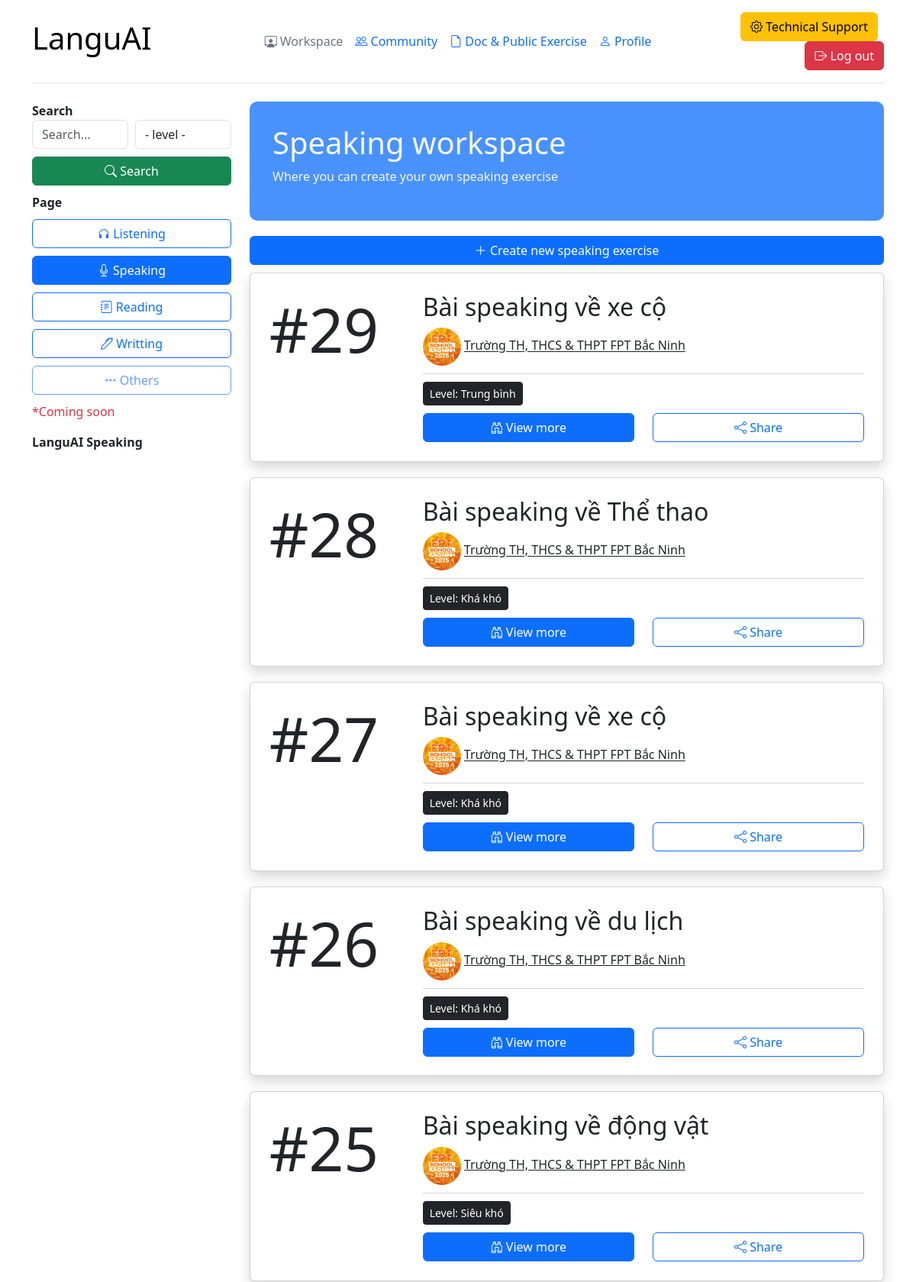
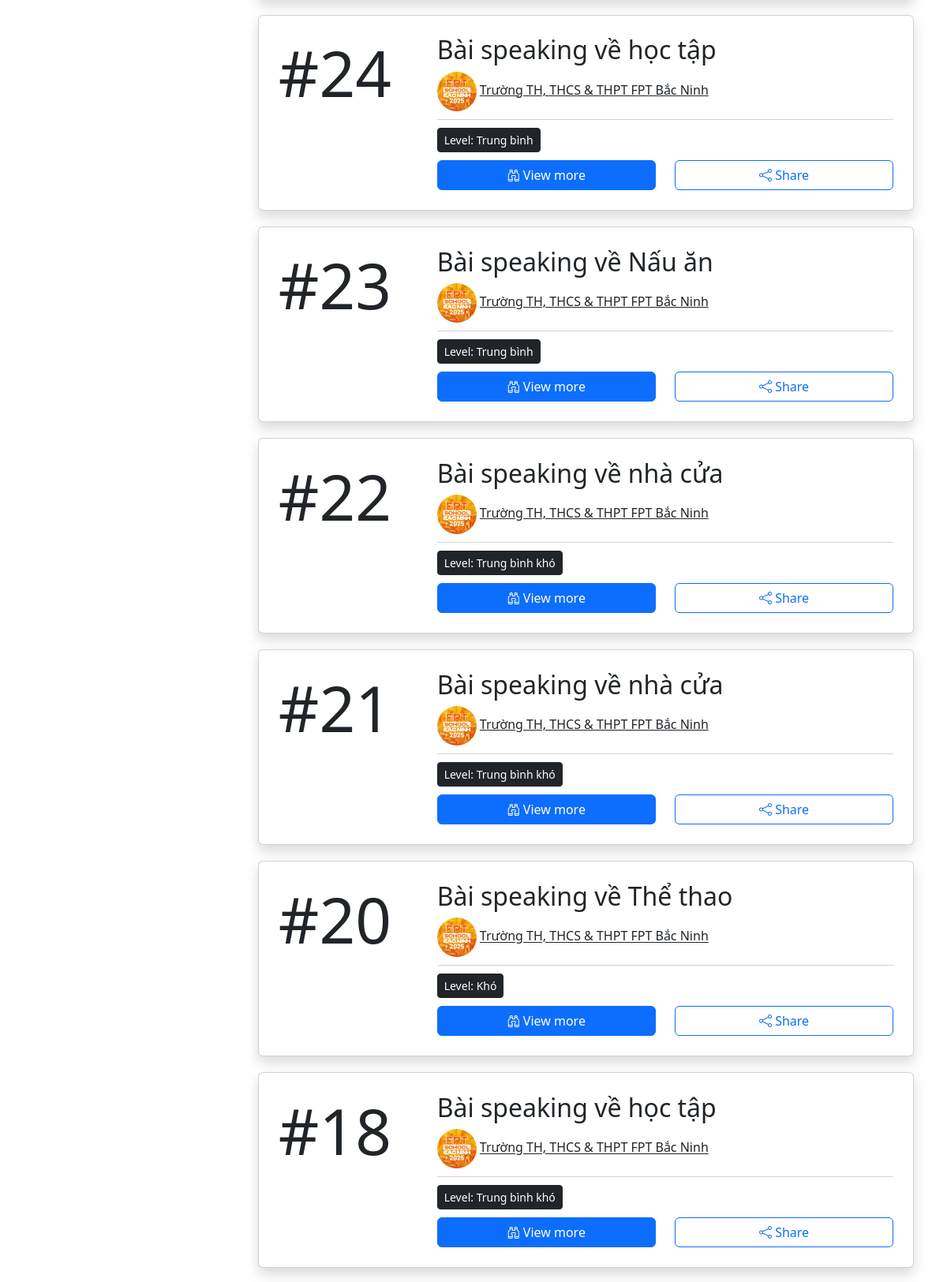
/workspace/speaking/scripts/ (signed in, upper part), run on the app's committed database (2 pictures, top to bottom).
### tin_hoc_tre/models.py (models this page shows)
class Speaking_scripts(models.Model):
    title = models.TextField()
    description = models.TextField()
    speaker_script = models.FileField(
        upload_to="speaking/speaker/scripts/", null=True)
    speaker_script_AI = models.TextField(null=True)
    theme = models.TextField()
    image = models.ImageField(upload_to="speaking/image/", null=True)
    status = models.TextField()
    level = models.ForeignKey(
        Level, on_delete=models.CASCADE, related_name="level_speaking_scripts_result")
    user = models.ForeignKey(
        Bio, on_delete=models.CASCADE, related_name="speaking_scripts_user")

class Bio(models.Model):
    user = models.ForeignKey(
        User, on_delete=models.CASCADE, related_name="Bio_user")
    avatar = models.ImageField(upload_to="avatar/", null=True)
    thumbnail = models.ImageField(upload_to="thumbnail/", null=True)
    speaking_score = models.FloatField()
    writing_score = models.FloatField()
    listening_score = models.FloatField()
    reading_score = models.FloatField()
    grammar_score = models.FloatField()
    avg_score = models.FloatField()
    title = models.TextField()

class Level(models.Model):
    name = models.TextField()
    point = models.FloatField()
    gift_point = models.FloatField()

### tin_hoc_tre/views.py (the view)
# urls.py: path("workspace/speaking/scripts/", views.my_speaking_scripts_workspace,
def my_speaking_scripts_workspace(request):
    if request.user.is_authenticated:
        bio = Bio.objects.filter(user=request.user).first()
        level = Level.objects.all()
        if request.method == "GET":
            search = request.GET.get("search")
            sub = request.GET.get("topic")
            if not search and not sub:
                post = Speaking_scripts.objects.filter(user=bio).all()
            elif search and sub:
                sub = Level.objects.filter(id=sub).first()
                post = Speaking_scripts.objects.filter(
                    Q(description__icontains=search), Q(title__icontains=search), level=sub, user=bio).all()
            elif search and not sub:
                post = Speaking_scripts.objects.filter(
                    Q(description__icontains=search), Q(title__icontains=search), user=bio).all()
            else:
                sub = Level.objects.filter(id=sub).first()
                post = Speaking_scripts.objects.filter(
                    level=sub, user=bio).all()
        else:
            post = Speaking_scripts.objects.filter(user=bio).all()
        context = {"bio": bio, "posts": post[::-1], 'subjects': level}
    else:
        return redirect("check")
    return render(request, "speaking/workspace.html", context=context)

### tin_hoc_tre/templates/speaking/workspace.html (shortened to what this page needs)
<!DOCTYPE html>
<html lang="en">
<head>
    <link rel="stylesheet" href="https://cdnjs.cloudflare.com/ajax/libs/bootstrap-icons/1.11.3/font/bootstrap-icons.min.css" />
    <link href="https://cdn.jsdelivr.net/npm/bootstrap@5.3.3/dist/css/bootstrap.min.css" rel="stylesheet">
</head>
<body>
    <div class="container">
        <header class="d-flex flex-wrap align-items-center justify-content-center justify-content-md-between py-3 mb-4 border-bottom">
          <div class="col-md-3 mb-2 mb-md-0">
            <a href="/" class="d-inline-flex link-body-emphasis text-decoration-none">
              <h1>LanguAI</h1>
            </a>
          </div>
          <ul class="nav col-12 col-md-auto mb-2 justify-content-center mb-md-0">
            {% if c2 != True %}
            <li><a href="{% url 'my_listening_workspace' %}" class="nav-link px-2 link-secondary"><i class="bi bi-person-workspace"></i> Workspace</a></li>
            <li><a href="{% url 'post_view' %}" class="nav-link px-2"><i class="bi bi-people"></i> Community</a></li>
            <li><a href="{% url 'document_list_view' %}" class="nav-link px-2"><i class="bi bi-file-earmark"></i> Doc & Public Exercise</a></li>
            <li><a href="{% url 'my_profile' %}" class="nav-link px-2"><i class="bi bi-person"></i> Profile</a></li>
            {% endif %}
          </ul>
          <div class="col-md-3 text-end">
            <button type="button" class="btn btn-warning me-2"><i class="bi bi-gear"></i> Technical Support</button>
            <a href="{% url 'log_out' %}" type="button" class="btn btn-danger"><i class="bi bi-box-arrow-right"></i> Log out</a>
          </div>
        </header>
        <section style="margin-top: 20px;">
            <div class="row">
                <div class="col-lg-3">
                    <b>Search</b>
                    <form style="margin-bottom: 10px;">
                        <div class="row">
                            <div class="col-lg" style="margin-right: -15px;">
                                <input placeholder="Search..." type="text" name="search" class="form-control w-100">
                            </div>
                            <div class="col-lg">
                                <select class="form-control w-100" style="margin-right: 10px;" name="topic">
                                    <option value="">- level -</option>
                                  </select>
                            </div>
                        </div>
                        <div class="row" style="margin-top: 10px;">
                            <div class="col-lg">
                                <button class="btn btn-success w-100"><i class="bi bi-search"></i> Search</button>
                            </div>
                        </div>
                    </form>
                    <b>Page</b>
                    {% if c2 != True %}
                    <a href="{% url 'my_listening_workspace' %}"  class="btn btn-outline-primary w-100 rounded" style="margin-top: 10px;"><i class="bi bi-headphones"></i> Listening</a>
                    <a href="{% url 'my_speaking_scripts_workspace' %}"  class="btn btn-primary w-100 rounded" style="margin-top: 10px;"><i class="bi bi-mic"></i> Speaking</a>
                    <a href="{% url 'my_reading_workspace' %}"  class="btn btn-outline-primary w-100 rounded" style="margin-top: 10px;"><i class="bi bi-journal-text"></i> Reading</a>
                    <a href="{% url 'my_writting_workspace' %}"  class="btn btn-outline-primary w-100 rounded" style="margin-top: 10px;"><i class="bi bi-pen"></i> Writting</a>
                    <button href="{% url 'my_listening_workspace' %}" disabled  class="btn btn-outline-primary w-100 rounded" style="margin-top: 10px;"><i class="bi bi-three-dots"></i> Others</button>
                    <p class="text-danger" style="margin-top: 10px;">*Coming soon</p>
                    {% endif %}
                    <b>LanguAI Speaking</b>
                </div>
                <div class="col-lg-9">
                    <div class="bg-primary text-light bg-opacity-75" style="margin-bottom: 20px;border-radius: 10px;">
                        <div style="padding: 30px;">
                            <h1>Speaking workspace</h1>
                            <p>Where you can create your own speaking exercise</p>
                        </div>
                    </div>
                    <a class="btn btn-primary w-100" style="margin-bottom: 10px;" href="{% url 'create_speaking_scripts_AI' %}"><i class="bi bi-plus-lg"></i> Create new speaking exercise</a>
            <div class="text-align: center;">
              {% if posts %}
                {% for post in posts %}
                <div class="card w-100 shadow" style="margin-bottom: 20px;">
                  <div class="card-body" style="padding: 3%;">
                    <div class="row">
                      <div class="col-lg-3">
                        <h1 class="display-1">#{{post.id}}</h1>
                      </div>
                      <div class="col-lg-9">
                        <h2>{{post.title}}</h2>
                        <img src="{{post.user.avatar.url}}" class="rounded-circle" style="width: 50px;height: 50px;object-fit: cover;"> <a href="{% url 'user_profile' id=post.user.id %}" class="link-dark">   {{post.user.user.username}}</a>
                        <div style=" margin-top: 10px;width: 100%;height:1px;background-color: lightgrey; margin-bottom: 10px;" class="rounded"></div>
                        <a class="btn btn-dark btn-sm" style="margin-bottom: 10px;">Level: {{post.level.name}}</a>
                        <div class="row">
                          <div class="col-lg">
                            <a href="{% url 'speaking_scripts_view' id=post.id %}" class="btn btn-primary w-100"><i class="bi bi-binoculars"></i> View more</a>
                          </div>
                          <div class="col-lg">
                            {% if post.status == "Không công khai" %}
                            <a data-bs-toggle="modal" data-bs-target="#check_code_{{post.id}}" class="btn btn-outline-primary w-100"><i class="bi bi-arrow-repeat" style="margin-right: 1.5px;"></i> Change access status</a>
                            {% else %}
                            <a onclick="myFunction()" class="btn btn-outline-primary w-100"><i class="bi bi-share"></i> Share</a>
                            {% endif %}
                          </div>
                        </div>
                      </div>
                    </div>
                  </div>
                </div>
                {% endfor %}
            {% else %}
            <div class="card w-100 shadow">
              <div class="card-body" style="padding: 3%;">
                <h1 class="text-center">404</h1>
              </div>
            </div>
            {% endif %}
            </div>
        </section>
      </div>
</body>
</html>

### data on the page
Speaking_scripts: id "29", title "Bài speaking về xe cộ", user.avatar (picture), user.user.username "Trường TH, THCS & THPT FPT Bắc Ninh", level.name "Trung bình", status "Công khai" (drawn)
Speaking_scripts: id "28", title "Bài speaking về Thể thao", user.avatar (picture), user.user.username "Trường TH, THCS & THPT FPT Bắc Ninh", level.name "Khá khó", status "Công khai" (drawn)
Speaking_scripts: id "27", title "Bài speaking về xe cộ", user.avatar (picture), user.user.username "Trường TH, THCS & THPT FPT Bắc Ninh", level.name "Khá khó", status "Công khai" (drawn)
Speaking_scripts: id "26", title "Bài speaking về du lịch", user.avatar (picture), user.user.username "Trường TH, THCS & THPT FPT Bắc Ninh", level.name "Khá khó", status "Công khai" (drawn)
Speaking_scripts: id "25", title "Bài speaking về động vật", user.avatar (picture), user.user.username "Trường TH, THCS & THPT FPT Bắc Ninh", level.name "Siêu khó", status "Công khai" (drawn)
Speaking_scripts: id "24", title "Bài speaking về học tập", user.avatar (picture), user.user.username "Trường TH, THCS & THPT FPT Bắc Ninh", level.name "Trung bình", status "Công khai" (drawn)
Speaking_scripts: id "23", title "Bài speaking về Nấu ăn", user.avatar (picture), user.user.username "Trường TH, THCS & THPT FPT Bắc Ninh", level.name "Trung bình", status "Công khai" (drawn)
Speaking_scripts: id "22", title "Bài speaking về nhà cửa", user.avatar (picture), user.user.username "Trường TH, THCS & THPT FPT Bắc Ninh", level.name "Trung bình khó", status "Công khai" (drawn)
Speaking_scripts: id "21", title "Bài speaking về nhà cửa", user.avatar (picture), user.user.username "Trường TH, THCS & THPT FPT Bắc Ninh", level.name "Trung bình khó", status "Công khai" (drawn)
Speaking_scripts: id "20", title "Bài speaking về Thể thao", user.avatar (picture), user.user.username "Trường TH, THCS & THPT FPT Bắc Ninh", level.name "Khó", status "Công khai" (drawn)
Speaking_scripts: id "18", title "Bài speaking về học tập", user.avatar (picture), user.user.username "Trường TH, THCS & THPT FPT Bắc Ninh", level.name "Trung bình khó", status "Công khai" (drawn)
